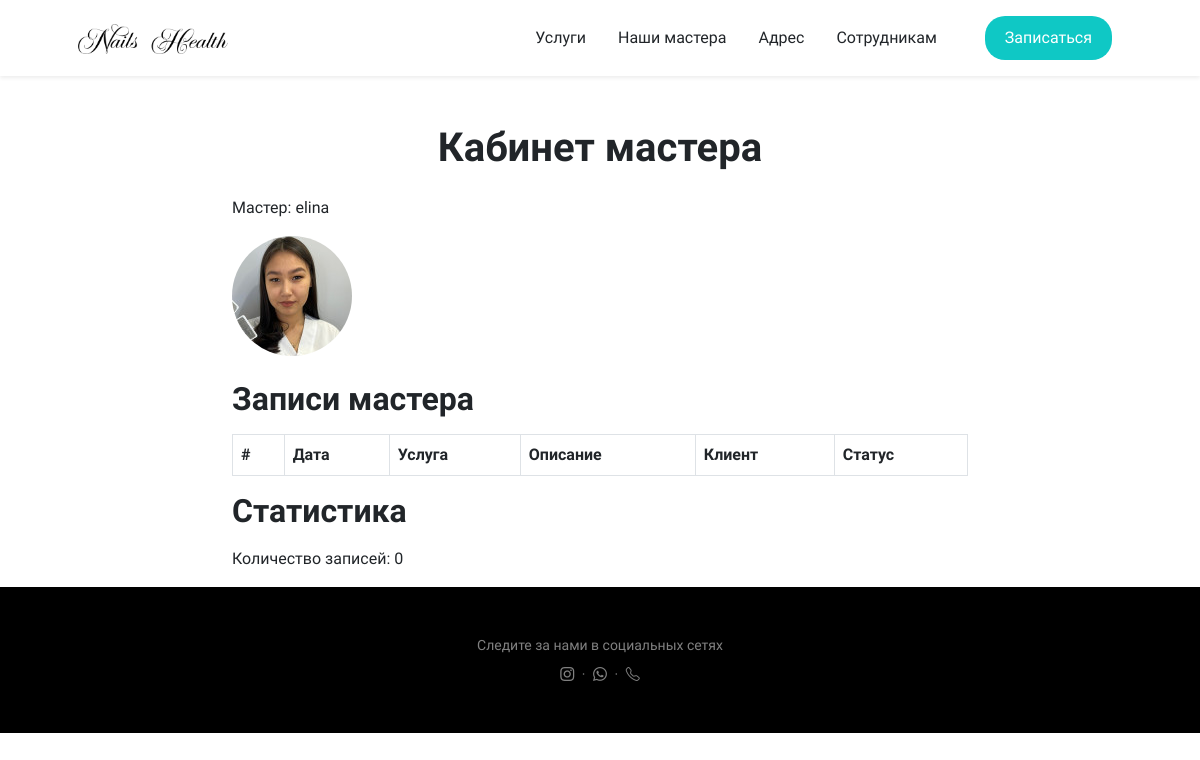
Page /masters/master-account/ (signed in) on the earlier database version.
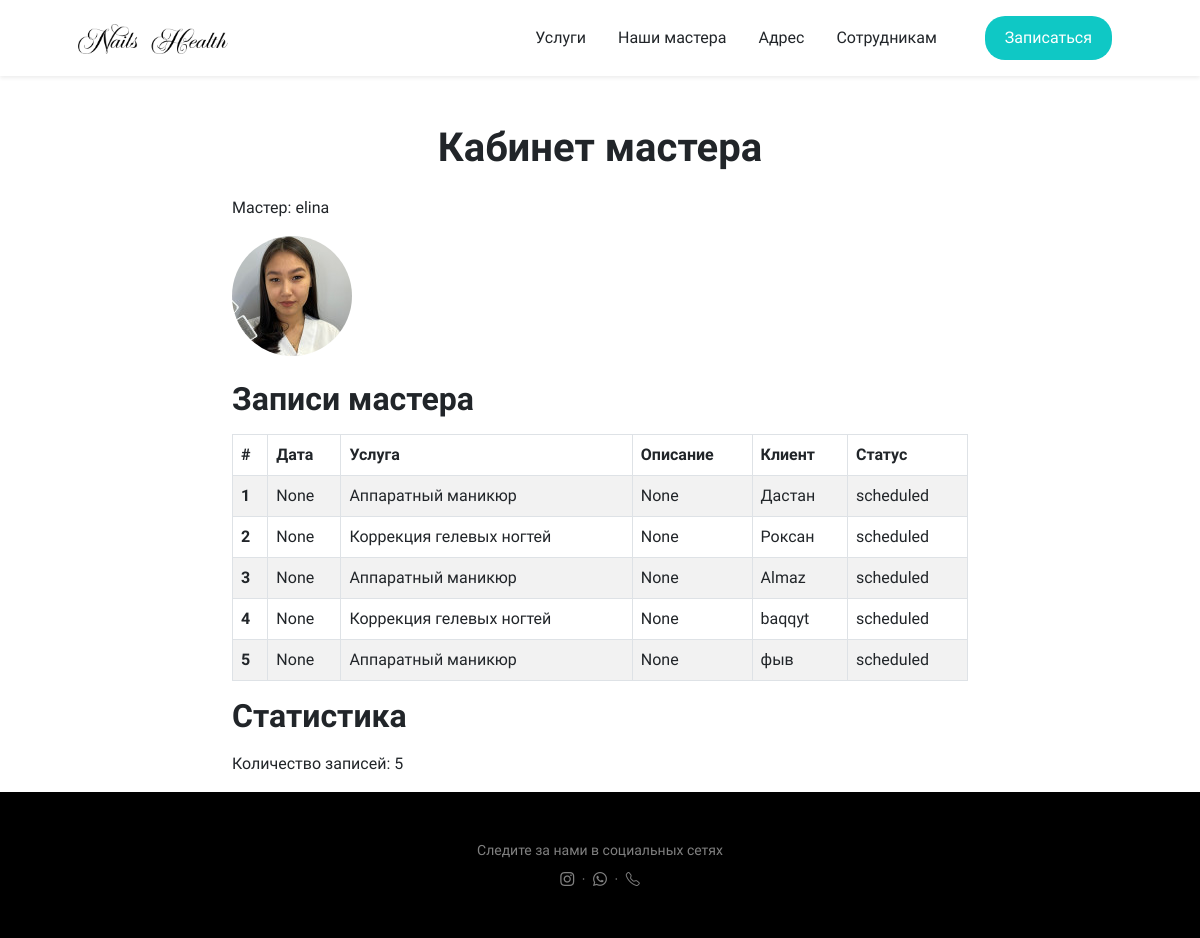
Same page on the later database version.
### apps/masters/models.py (models this page shows, shortened)
class Master(models.Model):
    user = models.OneToOneField(User, related_name='user_master', on_delete=models.CASCADE)
    photo = models.ImageField(upload_to='master_photos')
    service = models.ManyToManyField(Service)
    schedule = models.OneToOneField(MasterSchedule, on_delete=models.CASCADE, null=True, blank=True, related_name='master_schedule')

### apps/appointments/models.py (models this page shows, shortened)
class Appointment(models.Model):
    client = models.ForeignKey(Client, on_delete=models.CASCADE)
    master = models.ForeignKey(Master, on_delete=models.CASCADE)
    service = models.ForeignKey(Service, on_delete=models.CASCADE)
    date = models.DateTimeField(null=True, blank=True, default=None)
    description = models.TextField(blank=True, null=True)
    status = models.CharField(max_length=20, default='scheduled')

### apps/services/models.py (models this page shows, shortened)
class Service(models.Model):
    name = models.CharField(max_length=255)
    description = models.TextField()
    price = models.DecimalField(max_digits=8, decimal_places=2)
    category = models.ForeignKey(Category, on_delete=models.CASCADE)
    duration = models.PositiveIntegerField(default=30, help_text="Duration of the service in minutes")
    def __str__(self):
        return self.name

### apps/clients/models.py (models this page shows)
class Client(models.Model):
    name = models.CharField(max_length=255)
    phone_number = models.CharField(max_length=20)
    def __str__(self):
        return self.name

### apps/masters/views.py (the view)
# urls.py: path('master-account/', master_account, name='master-account'),
def master_account(request):
    master = Master.objects.get(user=request.user)  # Assuming you want to get the master profile for the currently logged-in user.
    appointments = Appointment.objects.filter(master=master)
    appointments_count = appointments.count()
    return render(request, 'masters/master-account.html', {
        'master': master,
        'appointments': appointments,
        'appointments_count': appointments_count
    })

### apps/masters/templates/masters/master-account.html
{% extends 'base.html' %}
{% block content %}
    <div class="container mt-5">
        <div class="row">
            <div class="col-md-8 offset-md-2">
                <div class="master-account-container h-600">
                    <h1 class="mb-4 text-center">Кабинет мастера</h1>
                    <p>Мастер: {{ master.user.username }}</p>
                    <img src="{{ master.photo.url }}" alt="{{ master.user.username }}'s Photo" class="img-fluid mb-4 rounded-circle">
                    <div>
                        <h2 class="mb-3">Записи мастера</h2>
                        <table class="table table-bordered table-striped">
                            <thead>
                                <tr>
                                    <th scope="col">#</th>
                                    <th scope="col">Дата</th>
                                    <th scope="col">Услуга</th>
                                    <th scope="col">Описание</th>
                                    <th scope="col">Клиент</th>
                                    <th scope="col">Статус</th>
                                </tr>
                            </thead>
                            <tbody>
                                {% for appointment in appointments %}
                                <tr>
                                    <th scope="row">{{ forloop.counter }}</th>
                                    <td>{{ appointment.date }}</td>
                                    <td>{{ appointment.service }}</td>
                                    <td>{{ appointment.description }}</td>
                                    <td>{{ appointment.client }}</td>
                                    <td>{{ appointment.status }}</td>
                                </tr>
                                {% endfor %}
                            </tbody>
                        </table>
                    </div>
                    <div>
                        <h2 class="mb-3">Статистика</h2>
                        <p>Количество записей: {{ appointments_count }}</p>
                    </div>
                </div>
            </div>
        </div>
    </div>
{% endblock %}

### templates/base.html (shortened to what this page needs)
<!DOCTYPE html>
{% load static %}
<html lang="en">
<head>
    <link rel="stylesheet" href="https://cdnjs.cloudflare.com/ajax/libs/animate.css/4.1.1/animate.min.css">
    <link href="https://cdn.jsdelivr.net/npm/bootstrap-icons@1.5.0/font/bootstrap-icons.css" rel="stylesheet" />
    <link href="{% static 'css/styles.css' %}" rel="stylesheet">
</head>
<body>
    {% include 'includes/navbar.html' %}
    {% block content %}
    {% endblock %}
    {% include 'includes/footer.html' %}
</body>
</html>

### templates/includes/navbar.html (shortened to what this page needs)
{% load static %}
{% block content %}
    <nav class="navbar navbar-expand-lg navbar-light fixed-top shadow-sm" id="mainNav">
        <div class="container px-5">
            <a class="navbar-brand fw-bold" href="{% url 'index' %}">
                <img src="{% static 'assets/img/logo.png' %}" alt="Start Bootstrap Логотип" style="max-width: 150px; max-height: 150px;">
            </a>
            <div class="collapse navbar-collapse" id="navbarResponsive">
                <ul class="navbar-nav ms-auto me-4 my-3 my-lg-0">
                    <li class="nav-item"><a class="nav-link me-lg-3" href="#features">Услуги</a></li>
                    <li class="nav-item"><a class="nav-link me-lg-3" href="#download">Наши мастера</a></li>
                    <li class="nav-item"><a class="nav-link me-lg-3" href="#download">Адрес</a></li>
                    <li class="nav-item"><a class="nav-link me-lg-3" href="#download">Сотрудникам</a></li>
                </ul>
                <a class="custom-btn" href="{% url 'appointments:select_master' %}">Записаться</a>
            </div>
        </div>
    </nav>
{% endblock %}

### templates/includes/footer.html
{% block content %}
    <footer class="bg-black text-center py-5">
        <div class="container px-5">
            <div class="text-white-50 small">
                <div class="mb-2">Следите за нами в социальных сетях</div>
                <a href="https://www.instagram.com/nails_health_/"><i class="bi bi-instagram"></i></a>
                <span class="mx-1">&middot;</span>
                <a href="https://wa.me/996755470074"><i class="bi bi-whatsapp"></i></a>
                <span class="mx-1">&middot;</span>
                <a href="tel:0755470074"><i class="bi bi-telephone"></i></a>
            </div>
        </div>
    </footer>
{% endblock %}

Differences in the rows shown:
added Appointment: date "None", service "Аппаратный маникюр", description "None", client "Дастан", status "scheduled"
added Appointment: date "None", service "Коррекция гелевых ногтей", description "None", client "Роксан", status "scheduled"
added Appointment: date "None", service "Аппаратный маникюр", description "None", client "Almaz", status "scheduled"
added Appointment: date "None", service "Коррекция гелевых ногтей", description "None", client "baqqyt", status "scheduled"
added Appointment: date "None", service "Аппаратный маникюр", description "None", client "фыв", status "scheduled"
Other differences:
{{ appointments_count }}: "0" → "5"
